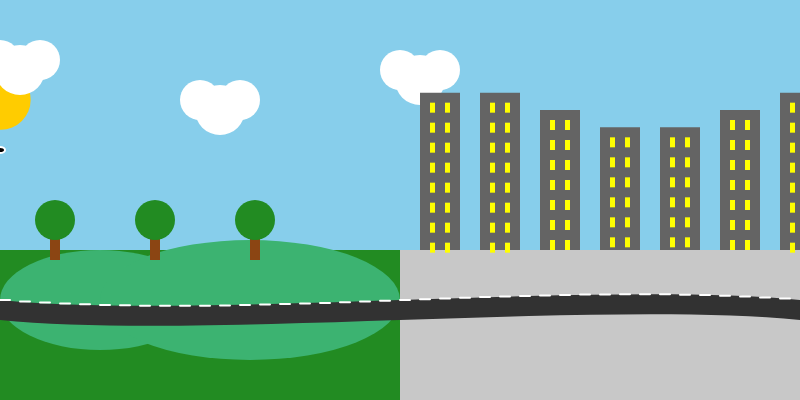
Frame 1 (no input)
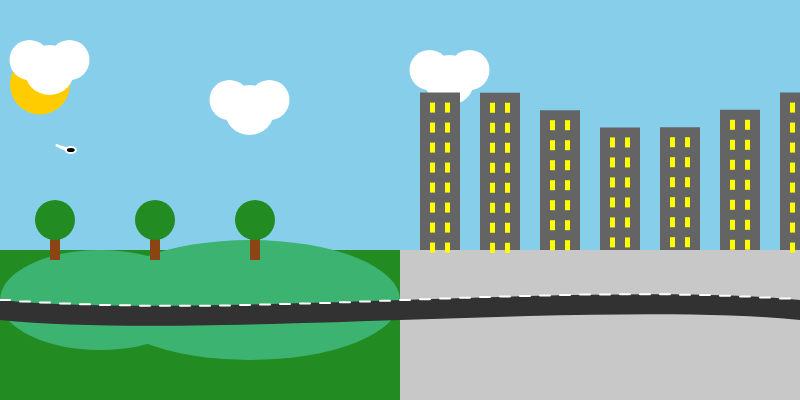
Frame 60 (no input)
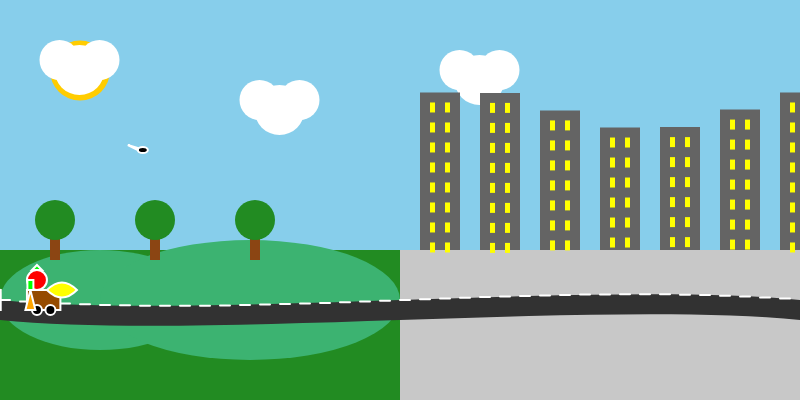
Frame 120 (the mouse pressed at the canvas centre since frame 60)

The p5.js sketch that drew these frames (run headless with seeded random() and noise() and a simulated clock; from frame 60 on, the mouse is pressed at the canvas centre):

// p5.js sketch
// ── sketch.js
let cars = [];
let cloudX = 0;
let birdX = 0;

let isDay = true;

function setup() {
  createCanvas(800, 400);
  angleMode(DEGREES);

  // Inicializa carros com posições e cores variadas
  for (let i = 0; i < 3; i++) {
    cars.push({
      x: random(-500, -300), // Mudando a posição inicial para espaçar mais os carros
      color: color(random(100, 255), random(100, 255), random(100, 255)),
      speed: random(1.5, 3),
      size: random(30, 50),
      // Adiciona a carreta
      cart: {
        xOffset: random(50, 100), // posição relativa da carreta
        size: random(30, 50), // tamanho da carreta
      }
    });
  }
}

function draw() {
  // Alternância entre dia e noite
  let cycle = frameCount % 1200; // 0–1199
  isDay = cycle < 600;

  // Fundo
  if (isDay) {
    background(135, 206, 235); // céu azul
  } else {
    background(25, 25, 112); // céu noturno
  }

  drawSkyObjects(cycle);
  drawNuvem(cloudX, 60);
  drawNuvem(cloudX + 200, 100);
  drawNuvem(cloudX + 400, 70);

  drawCampo();
  drawCidade();
  drawEstrada();

  // Carros e suas carretas
  for (let car of cars) {
    drawCar(car.x, car.color, car.size);
    drawCart(car.x + car.cart.xOffset, car.cart.size);  // Desenha a carreta

    // Adiciona frutas/legumes à carreta
    drawFruits(car.x + car.cart.xOffset, car.cart.size);

    car.x += car.speed;
    if (car.x > width + 50) car.x = -random(100, 300);
  }

  drawBird(birdX, 150);
  birdX += 1.2;
  if (birdX > width + 20) birdX = -30;

  cloudX += 0.5;
  if (cloudX > width + 100) cloudX = -200;
}

// 🌤 Sol e Lua se movendo
function drawSkyObjects(cycle) {
  let angle = map(cycle, 0, 1200, 0, 360);
  let x = map(angle, 0, 360, 0, width);
  let y = 100 - 50 * sin(angle);

  if (isDay) {
    fill(255, 204, 0);
    noStroke();
    ellipse(x, y, 60, 60); // Sol
  } else {
    fill(255, 255, 224);
    noStroke();
    ellipse(x, y, 40, 40); // Lua
  }
}

// ☁ Nuvem
function drawNuvem(x, y) {
  fill(255);
  noStroke();
  ellipse(x, y, 40, 40);
  ellipse(x + 20, y + 10, 50, 50);
  ellipse(x + 40, y, 40, 40);
}

// 🚗 Carro estilizado
function drawCar(x, c, size) {
  fill(c);
  rect(x, 290, size, 20);
  fill(0);
  ellipse(x + 10, 310, 10);
  ellipse(x + size - 10, 310, 10);
}

// 🚚 Carreta (com fruta desenhada)
function drawCart(x, size) {
  fill(150, 75, 0); // cor da carreta (marrom)
  rect(x, 290, size, 20);
  fill(0);
  ellipse(x + 10, 310, 10);
  ellipse(x + size - 10, 310, 10);
}

// 🍎 Fruta desenhada na carreta (maçã)
function drawFruits(x, cartSize) {
  // Maçã
  drawApple(x + 10, 290);

  // Cenoura
  drawCarrot(x + cartSize - 30, 290);

  // Banana
  drawBanana(x + 20, 290);
}

// 🍏 Maçã desenhada
function drawApple(x, y) {
  fill(255, 0, 0); // Cor da maçã
  ellipse(x, y - 10, 20, 20); // Corpo da maçã
  fill(0, 255, 0); // Cor da folha
  triangle(x - 5, y - 20, x + 5, y - 20, x, y - 25); // Folha
}

// 🥕 Cenoura desenhada
function drawCarrot(x, y) {
  fill(255, 165, 0); // Cor da cenoura
  triangle(x, y, x - 5, y + 20, x + 5, y + 20); // Corpo da cenoura
  fill(0, 255, 0); // Cor das folhas
  rect(x - 3, y - 10, 6, 10); // Folhas
}

// 🍌 Banana desenhada
function drawBanana(x, y) {
  fill(255, 255, 0); // Cor da banana
  beginShape();
  vertex(x, y);
  bezierVertex(x + 10, y - 10, x + 20, y - 10, x + 30, y); // Forma da banana
  bezierVertex(x + 20, y + 10, x + 10, y + 10, x, y); 
  endShape(CLOSE);
}

// 🐦 Pássaro
function drawBird(x, y) {
  fill(0);
  ellipse(x, y, 10, 6);
  triangle(x - 5, y, x - 15, y - 5, x - 5, y - 2);
}

// 🌳 Campo
function drawCampo() {
  fill(34, 139, 34);
  rect(0, 250, width / 2, 150);

  fill(60, 179, 113);
  ellipse(100, 300, 200, 100);
  ellipse(250, 300, 300, 120);

  for (let i = 50; i < 350; i += 100) {
    drawArvore(i, 230);
  }
}

function drawArvore(x, y) {
  fill(139, 69, 19);
  rect(x, y, 10, 30);
  fill(34, 139, 34);
  ellipse(x + 5, y - 10, 40, 40);
}

// 🏙 Cidade
function drawCidade() {
  fill(200);
  rect(width / 2, 250, width / 2, 150);

  for (let i = 420; i < width; i += 60) {
    let h = 140 + sin(frameCount * 0.01 + i) * 20;
    fill(100);
    rect(i, 250 - h, 40, h);
    if (isDay) {
      fill(255, 255, 0); // luzes apagadas
    } else {
      fill(255, 255, 150); // luzes acesas
    }
    for (let y = 250 - h + 10; y < 250; y += 20) {
      rect(i + 10, y, 5, 10);
      rect(i + 25, y, 5, 10);
    }
  }
}

// 🛣 Estrada
function drawEstrada() {
  noStroke();
  fill(50);
  beginShape();
  vertex(0, 300);
  bezierVertex(200, 320, 600, 280, width, 300);
  vertex(width, 320);
  bezierVertex(600, 300, 200, 340, 0, 320);
  endShape(CLOSE);

  stroke(255);
  strokeWeight(2);
  for (let i = 0; i < width; i += 20) {
    let y = bezierPoint(300, 320, 280, 300, i / width);
    line(i, y, i + 10, y);
  }
}
